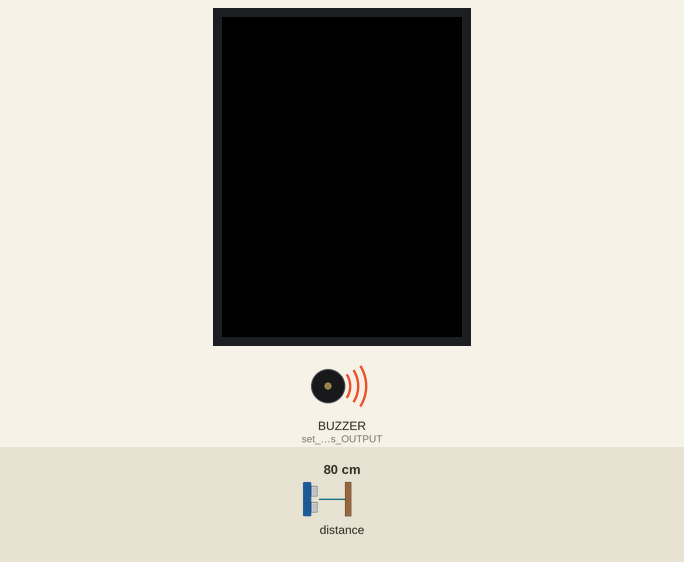
Bench run of a sketch on a simulated Seeed Wio Terminal. Parts: 320×240 colour display, buzzer (waves = sounding). The test bench sets the inputs (shaded band); at power-on: distance to the obstacle 80 cm.

Above: at 1.3 s.
1.4 s: distance to the obstacle set to 2 cm
At 2.5 s:
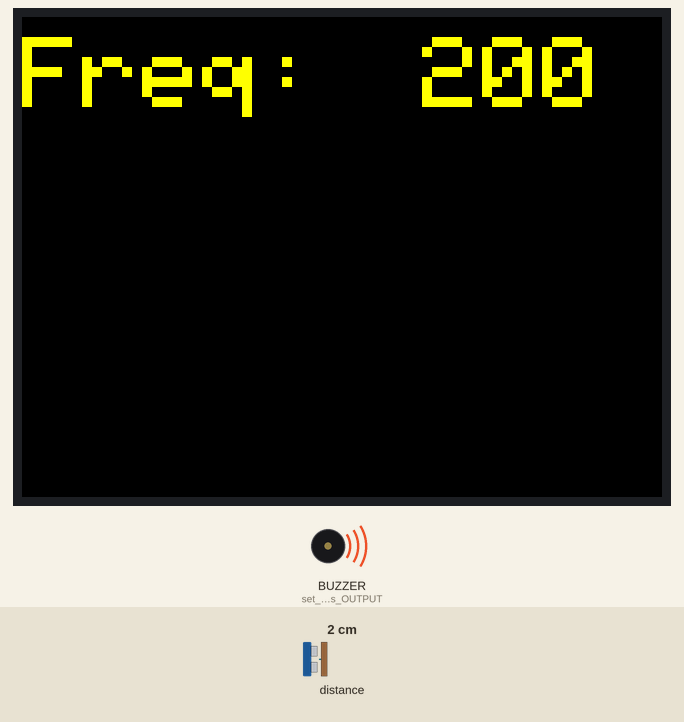
3.2 s: distance to the obstacle set to 4 cm
At 4.5 s:
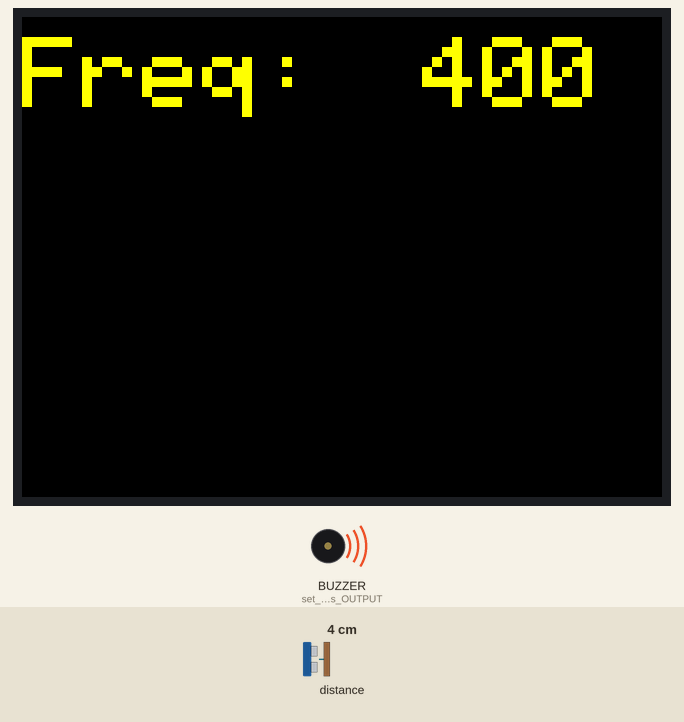
5.4 s: distance to the obstacle set to 9 cm
At 6.4 s:
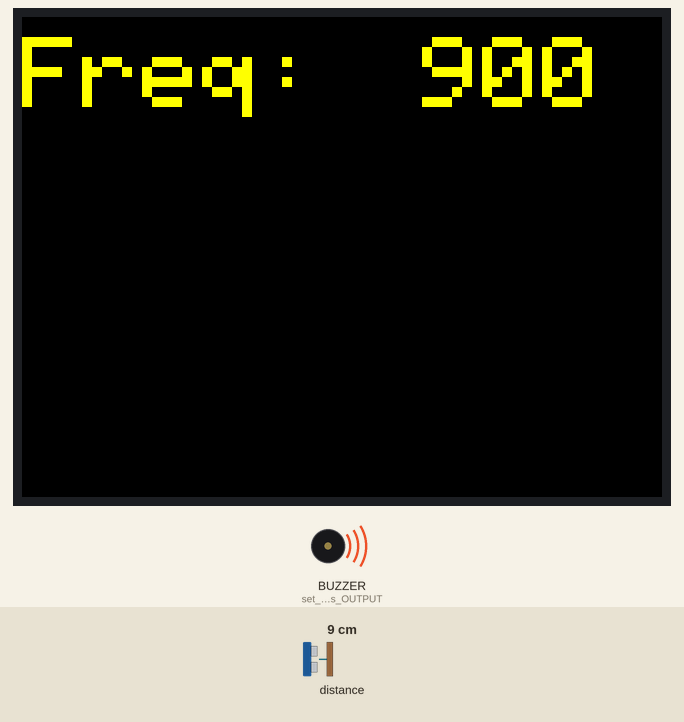
Timing chart, 0 to 8.4 s (numbered marks = the images above; inputs shaded):
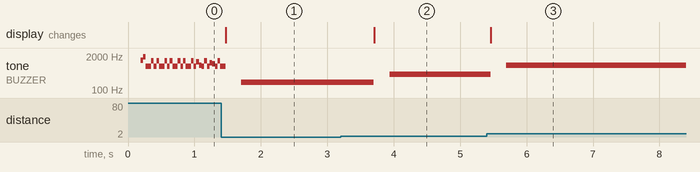

Measured:
- after the input at 1.4 s, the display: changes after 0.07 s (image 1)
- after the input at 3.2 s, tone on BUZZER (set_buzzer_pin_as_OUTPUT): 199 Hz → silent after 0.50 s, → 396 Hz 0.24 s later; the display: changes after 0.51 s (image 2)
- after the input at 5.4 s, tone on BUZZER (set_buzzer_pin_as_OUTPUT): 396 Hz → silent after 0.06 s, → 879 Hz 0.23 s later; the display: changes after 0.06 s (image 3)

The sketch:

wio-theremin.ino
```cpp
#include "Ultrasonic.h" //include ultrasonic distance sensor library
#include "TFT_eSPI.h" //include TFT LCD library

TFT_eSPI tft; //initialize TFT LCD

TFT_eSprite spr = TFT_eSprite(&tft); //initialize buffer

Ultrasonic ultrasonic(D0); //set ultrasonic distance sensor pin as D0

int frequency = 4000; //Buzzer frequency
int cycle = 1000000/frequency; //one time period in microseconds (1s=1000000us)

int step = 0;
float pfreq;


void setup()
{
  tft.begin(); //start TFT LCD
  tft.setRotation(3); //set screen rotation
  spr.createSprite(TFT_HEIGHT,TFT_WIDTH); //create buffer
   pinMode(WIO_BUZZER,OUTPUT); //set buzzer pin as OUTPUT

}
void loop()
{
  digitalWrite(WIO_BUZZER,HIGH); //set buzzer pin to HIGH
  delayMicroseconds(cycle/2); //first half of the time period
  digitalWrite(WIO_BUZZER,LOW); //set buzzer pin to LOW
  delayMicroseconds(cycle/2); //second half of the time period
  step ++;
 //   frequency = ultrasonic.MeasureInCentimeters() * 300;
 //  if (frequency < 8000) cycle = 1000000/frequency; //one time period in microseconds (1s=1000000us)

  if (step % 100 == 0)
  {
    frequency = ultrasonic.MeasureInCentimeters() * 100;
    if (abs(pfreq-frequency) > 2000) return;
    if (pfreq == frequency) return;
    pfreq = frequency;
  //  delay(25); // don't read it again for a while!
    delayMicroseconds(100);
    if (frequency < 5000) cycle = 1000000/frequency; //one time period in microseconds (1s=1000000us)

    spr.fillSprite(TFT_BLACK); //fill background
    spr.setTextSize(5); //set text size
    spr.setTextColor(TFT_YELLOW); //set text color

    spr.drawString("Freq: ", 0, 10);

    spr.drawNumber(frequency, 200,10); //display distance in centimeters
    //spr.drawNumber(ultrasonic.MeasureInInches(), 130,80); //display distance in inches
    drawSine(frequency, spr);
    spr.pushSprite(0,0); //push to LCD
  }
}


void drawSine(float freq, TFT_eSprite spr)
{
  float phase = 0;
  float dphase = 3.1415928 * 2 / TFT_WIDTH * (freq / 500);
  float y, px, py;
  px = 0;
  py = 0;
  for (float x = 0; x < TFT_WIDTH + 75; x++)
  {
    y = sin(phase);
    y = (y * 0.5 + 0.5) * TFT_HEIGHT * 0.70;
    //spr.drawPixel(x, y, TFT_GREEN);
    spr.drawLine(px,py,x,y,TFT_GREEN); //draw line
    px = x;
    py = y;
    phase += dphase;
  }
}
```
